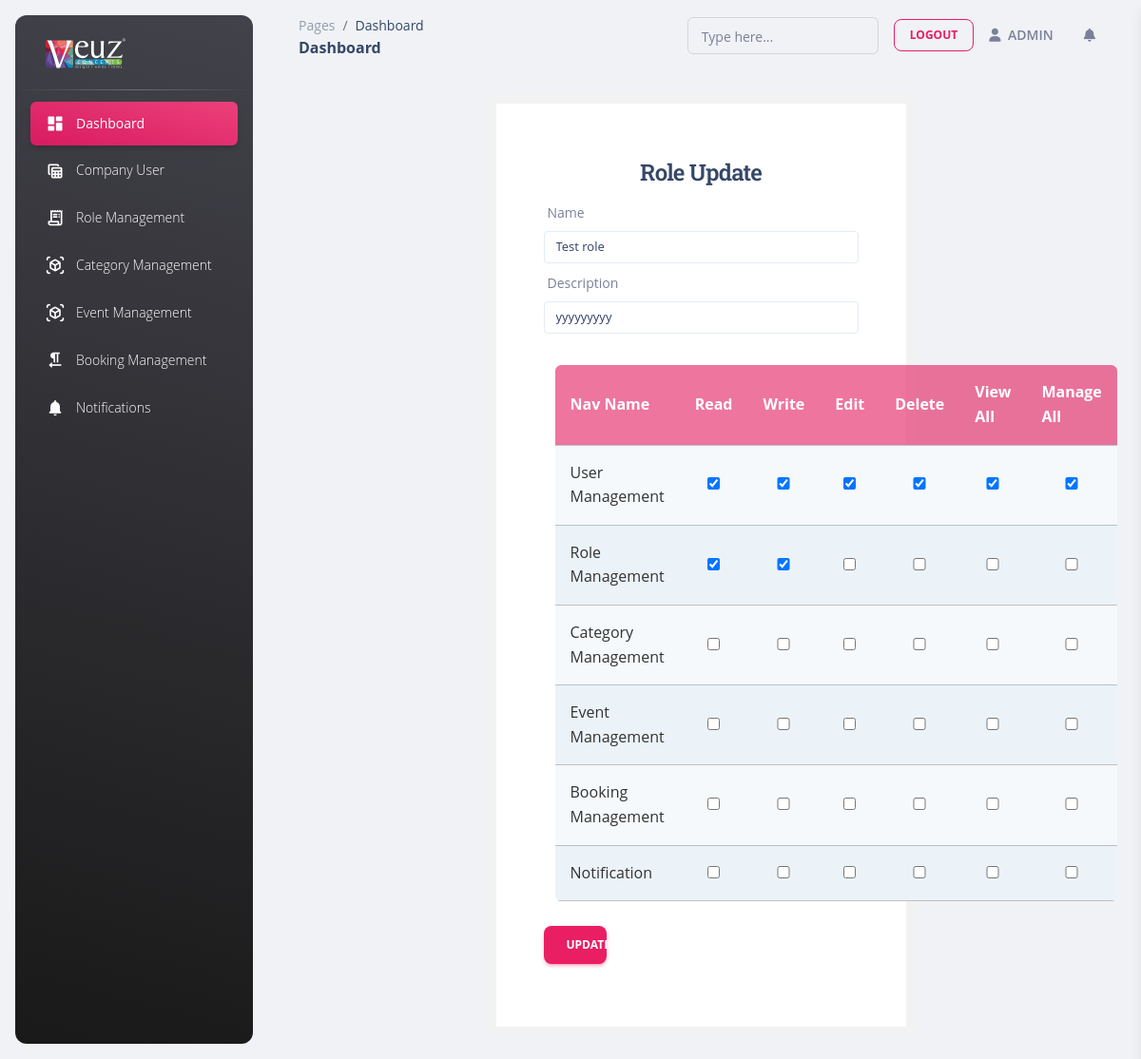
The app's page /edit_role/5 (signed in), older data.
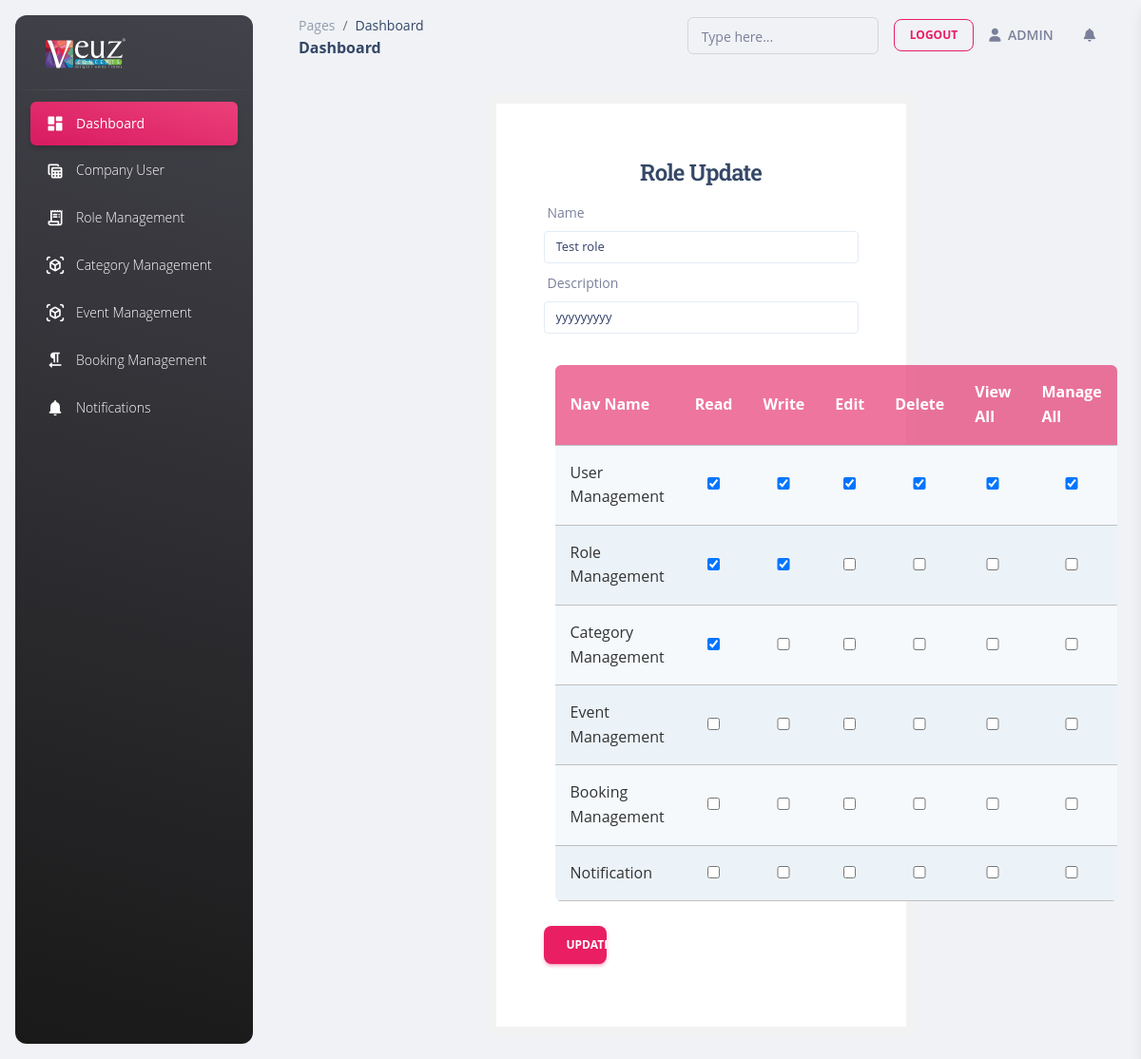
The same page, newer data.
### myapp/models.py (models this page shows)
class common(models.Model):  # COMM0N
    dt = models.DateField(auto_now=True)
    tm = models.TimeField(auto_now=True)
    updated = models.DateTimeField(default=timezone.now)
    status = models.CharField(max_length=255, null=True)
    created_by = models.ForeignKey(User,on_delete=models.CASCADE,related_name="%(app_label)s_%(class)s_ownership", null=True)
    class Meta:
        abstract = True

class company_Role_Nav_Master(common):
    role_id = models.ForeignKey(company_Role_Master,related_name='company_Role_Nav_Master_role_id',null=True,on_delete=models.CASCADE)
    nav_name = models.CharField(max_length=25,choices=nav_Nav_Base,null=True)
    Read = models.BooleanField(default=False)
    Write = models.BooleanField(default=False)
    Edit = models.BooleanField(default=False)
    Delete = models.BooleanField(default=False)
    View_All = models.BooleanField(default=False)
    Manage_All = models.BooleanField(default=False)

### myapp/views.py (the view, shortened to what this page needs)
# urls.py: path('edit_role/<int:pk>',views.edit_role,name='edit_role'),
def edit_role(request,pk):
    role_data = company_Role_Master.objects.get(id=pk)
    role_user_management = company_Role_Nav_Master.objects.get(role_id_id=pk,nav_name="User Management")
    role_Role_management = company_Role_Nav_Master.objects.get(role_id_id=pk,nav_name="Role Management")
    role_Category_management = company_Role_Nav_Master.objects.get(role_id_id=pk,nav_name="Category Management")
    role_event_management = company_Role_Nav_Master.objects.get(role_id_id=pk,nav_name="Event Management")
    role_Booking_management = company_Role_Nav_Master.objects.get(role_id_id=pk,nav_name="Booking Management")
    role_Notification = company_Role_Nav_Master.objects.get(role_id_id=pk,nav_name="Notification")
    context = {
        'data':role_data,
        'role_user_management':role_user_management,
        'role_Role_management':role_Role_management,
        'role_Category_management':role_Category_management,
        'role_event_management':role_event_management,
        'role_Booking_management':role_Booking_management,
        'role_Notification':role_Notification
    }
    return render(request,'edit_role.html',context)

### myapp/templatetags/nav.py (called while the page is built)
@register.filter(name='get_nav_name')
def get_nav_name(value,args):
    data = User.objects.get(id=value.id)
    return data.is_superuser

### myapp/templates/edit_role.html (shortened to what the changed rows need)
{% extends 'base.html' %}
{% load static %}
{% block content %}
<div class="form-box">
    <h1 style="    font-size: 24px;
    padding: 7px 17px;">Role Update</h1>
    <form action="" method="post">
     <br>
      <div class="container">
          <table class="rwd-table">
            <tbody>
              <tr>
                <th>Nav Name</th>
                <th>Read</th>
                <th>Write	</th>
                <th>Edit</th>
                <th>Delete</th>
                <th>View All</th>
                <th>Manage All</th>
              </tr>
              <tr>
                <td data-th="Supplier Name">
                  <input value="True" name="Category_management_read" type="checkbox" {% if role_Category_management.Read == True %} checked {% else %}  {% endif %}>
                </td>
                <td data-th="Invoice Number">
                    <input value="True" name="Category_management_write" type="checkbox" {% if role_Category_management.Write == True %} checked {% else %}  {% endif %}>
                </td>
                <td data-th="Invoice Date">
                    <input value="True" name="Category_management_edit" type="checkbox" {% if role_Category_management.Edit == True %} checked {% else %}  {% endif %}>
                </td>
                <td data-th="Due Date">
                    <input value="True" name="Category_management_delete" type="checkbox" {% if role_Category_management.Delete == True %} checked {% else %}  {% endif %}>
                </td>
                <td data-th="Net Amount">
                    <input value="True" name="Category_management_view_all" type="checkbox" {% if role_Category_management.View_All == True %} checked {% else %}  {% endif %}>
                </td>
                <td data-th="Net Amount">
                    <input value="True" name="Category_management_manage_all" type="checkbox" {% if role_Category_management.Manage_All == True %} checked {% else %}  {% endif %}>
                </td>
              </tr>
            </tbody>
          </table>
        </div>
      <br>
      </div>
  </div>
{% endblock %}

Row changes from the older to the newer data that the page shows:
changed company_Role_Nav_Master (number 3 of 6 on the later page): Read "☐" → "☑"
